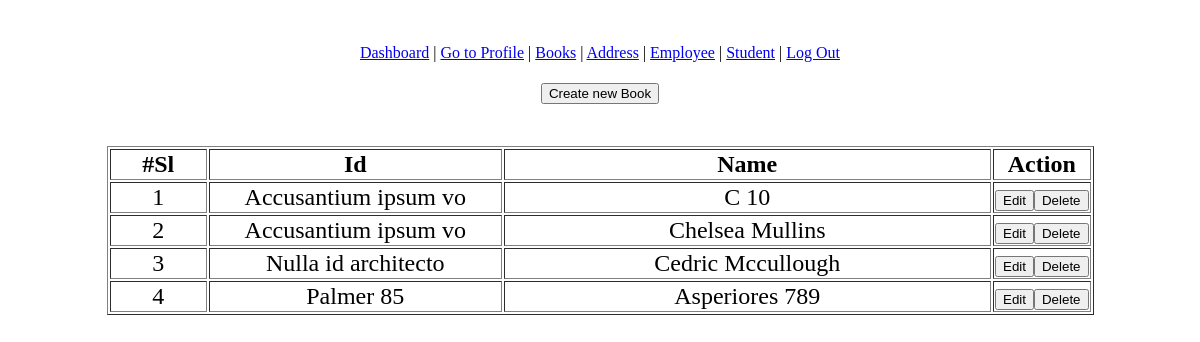
Before: /view/book/list.php (signed in) with the older database file.
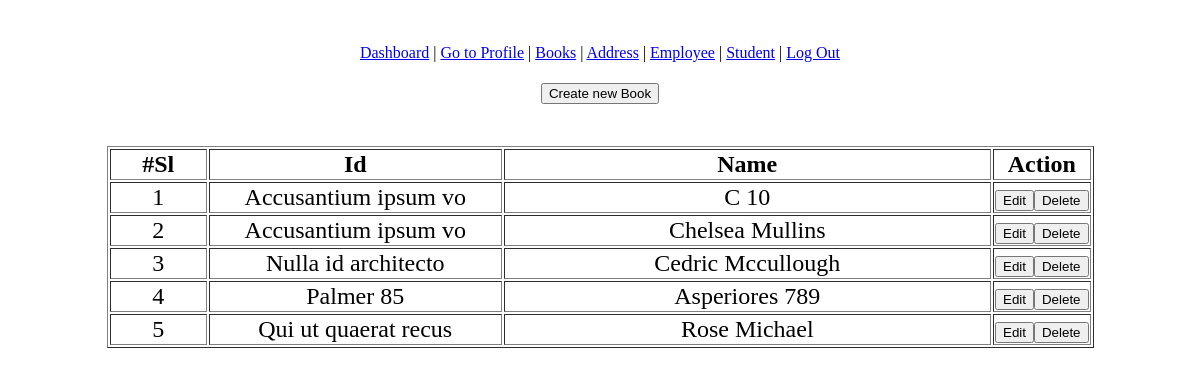
After: the same page with the newer database file.
### tables this page shows
CREATE TABLE `books` (
  `id` int(11) NOT NULL,
  `name` varchar(191) NOT NULL,
  `book_id` varchar(255) DEFAULT NULL
);

### model/bookModel.php (called while the page is built, shortened)
<?php
function getAllBooks(){
    $con = getConnection();
    $sql = "select * from books";
    $result = mysqli_query($con, $sql);
    return $result;
}
?>

### view/book/list.php (the view, shortened to what this page needs)
<!doctype html>
<html lang="en">
<head>
    <link rel="stylesheet" href="../../asset/main.css">
</head>
<body>
<br><br>
<?php
include "../../view/book/menu.php"
?>
<?php
require_once('../../model/bookModel.php');
$books = getAllBooks();
?>
<h4 align="center">
    <form action="../../route/path.php" method="get">
        <button >Create new Book</button>
    </form>
</h4>
<div class="container">
    <table border="1" align="center">
        <thead>
        <tr>
            <th width="10%">#Sl</th>
            <th width="30%">Id</th>
            <th width="50%">Name</th>
            <th width="10%">Action</th>
        </tr>
        </thead>
        <tbody>
        <?php
        $x = 0;
        while ($row = $books->fetch_array(MYSQLI_ASSOC)) {
            $x++;
            echo
                '<tr>' .
                '<td>' . $x . '</td>' .
                '<td>' . $row['book_id'] . '</td>' .
                '<td>' . $row['name'] . '</td>' .
                '<td>
                        <div style="display: flex">
                            <form action="../../route/path.php?book_id='.$row['id'].'">
                                <input type="hidden" name="book_edit_view" value="' .$row['id'] . '"/>
                                <button >Edit</button>
                            </form>
                            <form action="../../route/path.php?book_id='.$row['id'].'">
                                <input type="hidden" name="book_delete" value="' . $row['id'] . '"/>
                                <button >Delete</button>
                            </form>
                        </div>
                    </td>' .
                '</tr>';
        }
        ?>
        </tbody>
    </table>
</div>
</body>
</html>

### view/book/menu.php
<?php
echo '<div align="center">
        <a href="../dashboard.php">Dashboard</a> |
        <a href="../profile/show.php">Go to Profile</a> |
        <a href="../../route/path.php?book_list">Books</a> |
        <a href="../../route/path.php?address_list">Address</a> |
        <a href="../../route/path.php?employee_list">Employee</a> |
        <a href="../../route/path.php?student_list">Student</a> |
        <a href="../../controller/logout.php"> Log Out</a>
    </div>'
?>

### asset/main.css (style rules this page uses)
.container { padding: 20px 50px; font-size: 24px; font-weight: 300; text-align: center; }

Changed rows visible on the page:
added books: book "Qui ut quaerat recus", name "Rose Michael"
